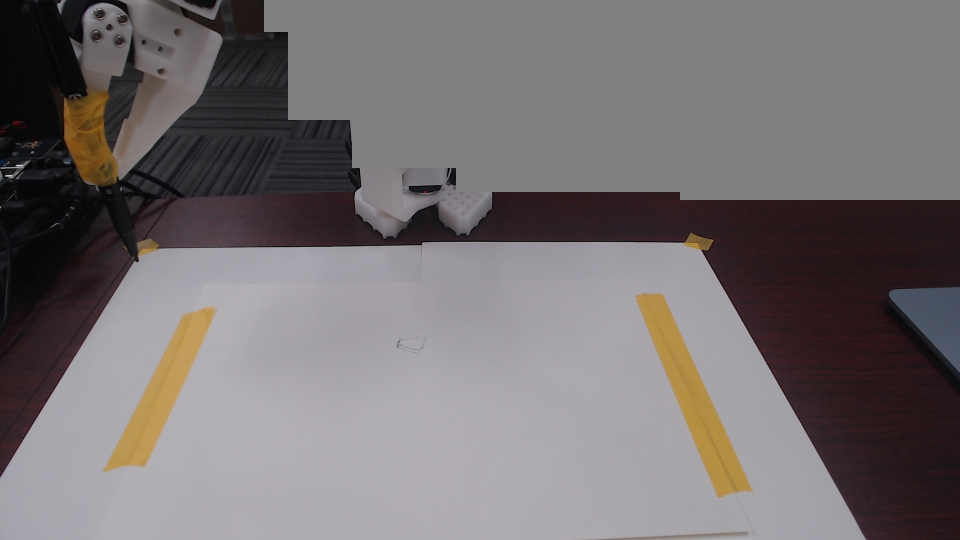
#> input picture testdata/pen_20261111/photos/220504_probe_ex110.jpg, 1920 x 1080 px (shown at 1/2 size)
$ python privacy_wipe.py
#> lines starting #> are read from the running program, lines starting #| are printed output that depends on the picture
"""Keep people out of the photos that go into the public repository.

The camera stands in front of the robot and looks back at it, so whoever sits at the desk is in the frame.
Before a photo is published, the areas listed below are greyed out, and every published photo is on a list of
checked photos (tests/testdata/reviewed_photos.json: path and SHA-256; docs/MANUAL.md chapter 10 says how they were
checked).

  python tools/publish/privacy_wipe.py check    1. every listed area is grey in the photos of this folder,
                                        2. every photo on the reviewed list is unchanged,
                                        3. every photo that git tracks is on the reviewed list.
                                        Needs only OpenCV (and git for 3). Run it before every commit.
  python tools/publish/privacy_wipe.py apply    wipe the listed areas in place (needs `jpegtran` of libjpeg-turbo 2.1 or
                                        newer; set $JPEGTRAN if it is not on the PATH). Each original is first copied
                                        to backups/photos_before_privacy_wipe_20261112/ (never in the repository),
                                        and a photo is always wiped starting from that original.
  python tools/publish/privacy_wipe.py accept   write the reviewed list from the photos that git tracks now. Only after you
                                        have LOOKED at every new or changed photo at full size.

How: `jpegtran -wipe` works on the stored JPEG blocks, so nothing is re-compressed. Outside the rectangles only the
pixels that touch a rectangle change (the decoder smooths chroma across the edge; measured on the 42 published
photos: about 0.06 % of the outside pixels, by at most 22 of 255). Every other pixel decodes exactly as before. `apply`
checks that for every photo (it tolerates changes up to 16 pixels away from a rectangle). Inside, one pixel in from
the edge, everything is grey 128.

Rectangles are (x, y, w, h) in pixels of the 1920 x 1080 photo, all multiples of 16.
A new photo: look at it, add its rectangles to EXTRA (or to a default), `apply`, look again, `git add -f`, `accept`.
Photos that exist only on the robot's computer (not in a clone) are skipped.
"""
import glob
import hashlib
import json
import os
import shutil
import subprocess
import sys
import tempfile

import cv2
import numpy as np

ROOT = os.path.dirname(os.path.dirname(os.path.dirname(os.path.abspath(__file__))))
BACKUP = os.path.join(ROOT, "backups", "photos_before_privacy_wipe_20261112")
REVIEWED = os.path.join(ROOT, "tests", "testdata", "reviewed_photos.json")
MEDIA = (".jpg", ".jpeg", ".png", ".webp", ".bmp", ".gif", ".tif", ".tiff", ".heic", ".ppm",
         ".mp4", ".mov", ".avi", ".mkv", ".webm")

PEN = "tests/testdata/pen_20261111/photos"
OVER = "tests/testdata/pen_20261111/overexposed"
TAKE = "tests/testdata/takeout_20261111"
# every photo of a set gets the set's default (where the person usually was), some get more
PEN_DEFAULT = [(1456, 0, 464, 400)]
TAKE_DEFAULT = [(1344, 0, 576, 432), (1856, 432, 64, 32)]
OVER_DEFAULT = [(1120, 0, 800, 464), (1552, 464, 368, 144)]
EXTRA = {
    PEN + "/220504_probe_ex110.jpg": [(528, 0, 48, 64), (576, 0, 128, 240), (704, 0, 208, 336), (912, 0, 448, 384), (1360, 0, 96, 400)],
    PEN + "/220506_probe_ex60.jpg": [(528, 0, 48, 64), (576, 0, 128, 240), (704, 0, 208, 336), (912, 0, 448, 384), (1360, 0, 96, 400)],
    PEN + "/221534_st_a1.jpg": [(0, 0, 704, 480), (704, 0, 32, 128)],
    PEN + "/222115_newpen0.jpg": [(1728, 400, 192, 32)],
    PEN + "/225720_cat1.jpg": [(1392, 0, 528, 480)],
    PEN + "/230006_lad_P80.jpg": [(1776, 400, 144, 96)],
    PEN + "/230159_grid_before.jpg": [(1776, 400, 144, 96)],
    PEN + "/230347_after_cal80.jpg": [(1776, 400, 144, 96)],
    PEN + "/231913_clean0.jpg": [(1696, 400, 224, 176)],
    PEN + "/232115_lad_LA.jpg": [(1776, 400, 144, 96)],
    PEN + "/232151_lad_LB.jpg": [(1776, 400, 144, 96)],
    TAKE + "/0008_scene_raw.jpg": [(1200, 0, 144, 512), (1344, 432, 576, 80), (1776, 512, 144, 48)],
    TAKE + "/0030_scene_raw.jpg": [(1696, 432, 224, 48), (1776, 480, 144, 64)],
    TAKE + "/0034_hover1_raw.jpg": [(1856, 432, 64, 48)],
    TAKE + "/0048_clean2_raw.jpg": [(1504, 432, 416, 80), (1856, 512, 64, 32)],
    TAKE + "/0084_carry_raw.jpg": [(1552, 432, 368, 64), (1712, 496, 112, 32)],
    TAKE + "/0088_result_raw.jpg": [(1376, 432, 544, 160)],
    "tests/testdata/0124_lifted_raw.jpg": [(992, 0, 720, 384), (1712, 0, 208, 352)],
}


def table() -> dict:
    """photo (path relative to the project folder) -> list of rectangles; only photos that exist here."""
    t = {}
    for d, default in ((PEN, PEN_DEFAULT), (TAKE, TAKE_DEFAULT), (OVER, OVER_DEFAULT)):
        for f in sorted(glob.glob(os.path.join(ROOT, d, "*.jpg"))):
            t[os.path.relpath(f, ROOT)] = list(default)
    for rel, rects in EXTRA.items():
        if os.path.isfile(os.path.join(ROOT, rel)):
            t[rel] = t.get(rel, []) + rects
    return t


def _mask(shape, rects):
    inside = np.zeros(shape[:2], np.uint8)
    for x, y, w, h in rects:
        inside[y:y + h, x:x + w] = 1
    return inside


def is_wiped(path: str, rects) -> bool:
    """True when every listed area of the photo is grey 128 (the outermost pixel of an area may carry a tint)."""
    im = cv2.imread(path, cv2.IMREAD_COLOR)
#> im is the input picture: shape (1080, 1920, 3); mean B, G, R 113.8, 112.5, 117.8
    if im is None:
        return False
    core = cv2.erode(_mask(im.shape, rects), np.ones((3, 3), np.uint8), borderType=cv2.BORDER_CONSTANT, borderValue=1).astype(bool)
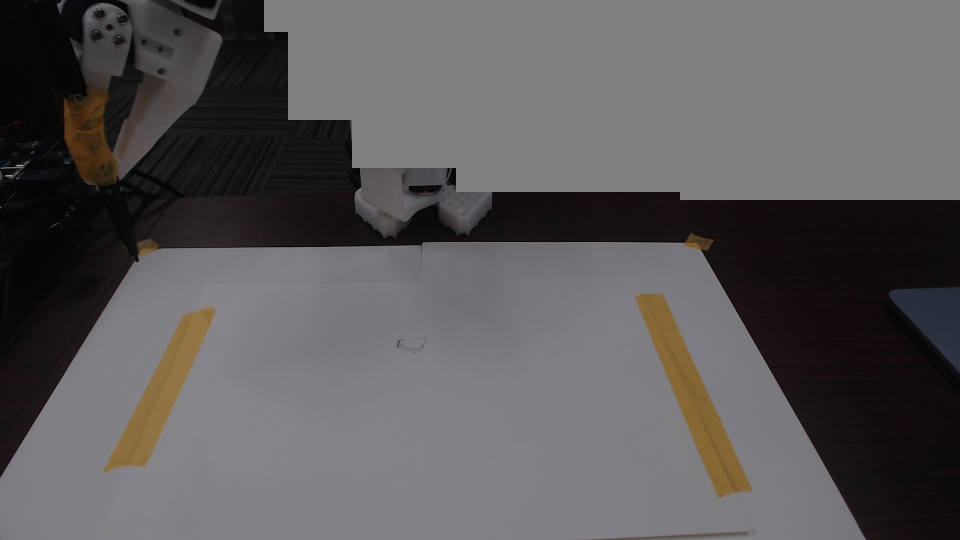
#> input picture testdata/pen_20261111/photos/220506_probe_ex60.jpg, 1920 x 1080 px (shown at 1/2 size)
#> in is_wiped, im is the input picture: shape (1080, 1920, 3); mean B, G, R 90.7, 89.7, 92.2
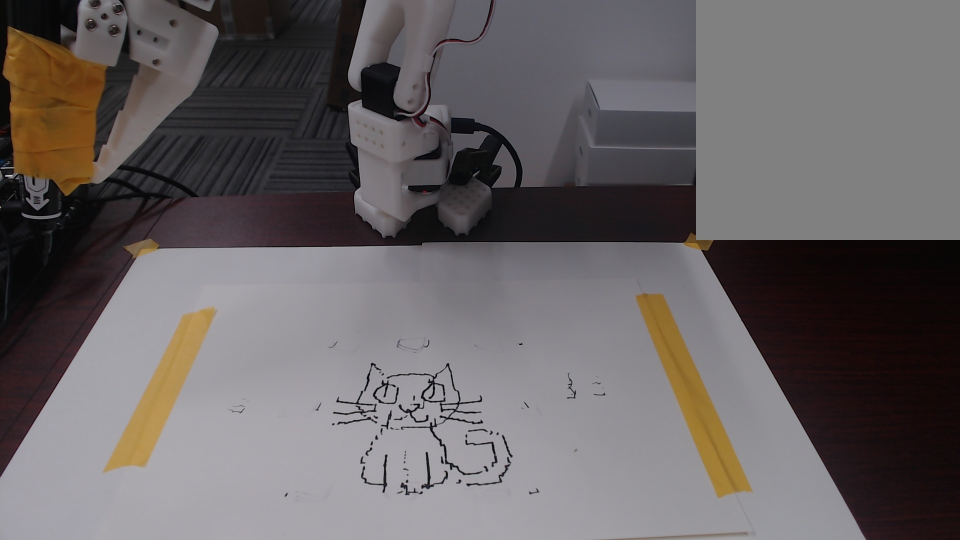
#> input picture testdata/pen_20261111/photos/225720_cat1.jpg, 1920 x 1080 px (shown at 1/2 size)
#> in is_wiped, im is the input picture: shape (1080, 1920, 3); mean B, G, R 99.7, 99, 104.2
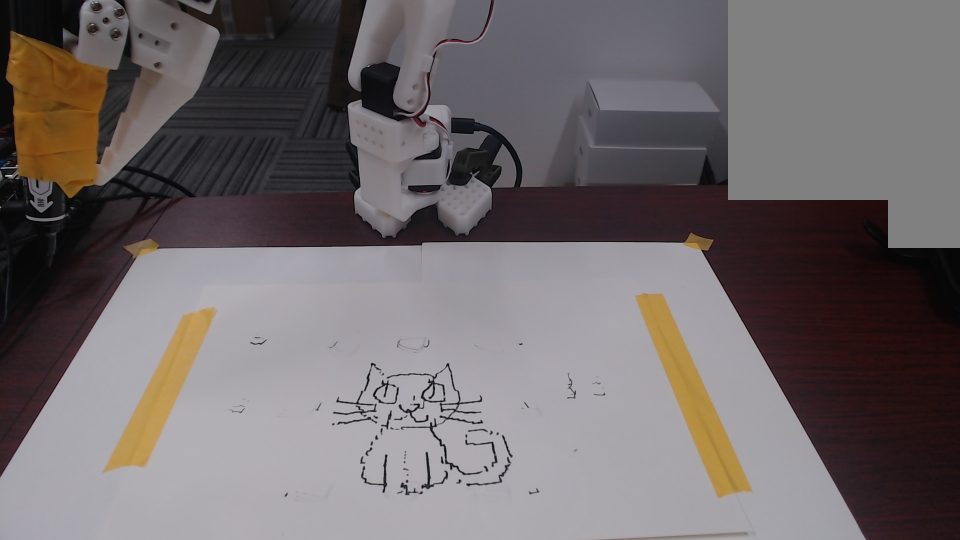
#> input picture testdata/pen_20261111/photos/230006_lad_P80.jpg, 1920 x 1080 px (shown at 1/2 size)
#> in is_wiped, im is the input picture: shape (1080, 1920, 3); mean B, G, R 106.8, 105.7, 112.3
    px = im[core]
    return px.size > 0 and int(px.min()) == 128 and int(px.max()) == 128


def _sha256(path: str) -> str:
    with open(path, "rb") as f:
        return hashlib.sha256(f.read()).hexdigest()


def tracked_media():
    """Photos and videos that git tracks here (staged ones included); None when this is not a git working tree."""
    try:
        out = subprocess.run(["git", "-C", ROOT, "ls-files", "-z"], capture_output=True, check=True).stdout
    except (OSError, subprocess.CalledProcessError):
        return None
    names = [n for n in out.decode("utf-8", "replace").split("\0") if n]
    return sorted(n for n in names if n.lower().endswith(MEDIA))


def reviewed() -> dict:
    if not os.path.isfile(REVIEWED):
        return {}
    with open(REVIEWED, encoding="utf-8") as f:
#> (reads tests/testdata/reviewed_photos.json from the repository)
        return json.load(f)["photos"]


def check() -> int:
    t = table()
    not_wiped = [rel for rel, rects in sorted(t.items()) if not is_wiped(os.path.join(ROOT, rel), rects)]
    rev = reviewed()
    changed = [rel for rel, h in sorted(rev.items())
               if not os.path.isfile(os.path.join(ROOT, rel)) or _sha256(os.path.join(ROOT, rel)) != h]
    tracked = tracked_media()
    unreviewed = [] if tracked is None else [rel for rel in tracked if rel not in rev]
    print(f"photos with listed areas: {len(t)}; not wiped: {not_wiped}")
    print(f"photos on the reviewed list: {len(rev)}; missing or changed since they were looked at: {changed}")
    print("tracked photos that are not on the reviewed list: "
          + ("(not a git working tree: not checked)" if tracked is None else str(unreviewed)))
    return 1 if (not_wiped or changed or unreviewed) else 0


# [69 lines left out: functions accept, _wipe, _unchanged_outside, apply, not called in this run]


def main(argv) -> int:
    mode = argv[1] if len(argv) > 1 else "check"
    if mode == "check":
        return check()
    if mode == "apply":
        return apply()
    if mode == "accept":
        return accept()
    print(__doc__)
    return 2


if __name__ == "__main__":
    sys.exit(main(sys.argv))
#> (the call stopped at in tracked_media, `out = subprocess.run(["git", "-C", ROOT, "ls-files", "-z"], capture_ou..`: subprocess is not available in this run)
